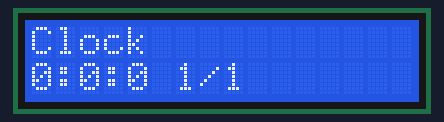
Recording of a sketch running on a simulated Arduino Uno, built with avr-gcc and run on an emulated ATmega328P. Shown: 16×2 character LCD.

Above: at 0.1 s.
At 4.1 s:
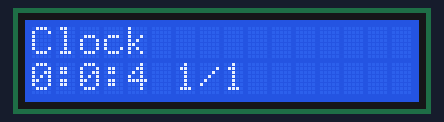
At 9.2 s:
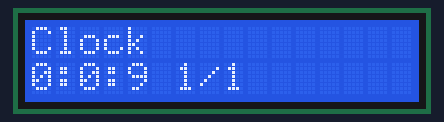
At 19.2 s:
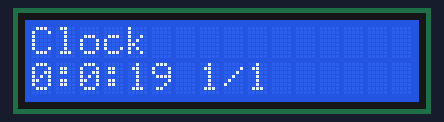
At 28.3 s:
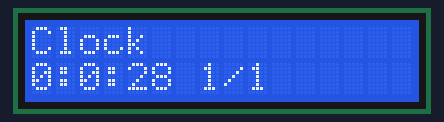
At 38.3 s:
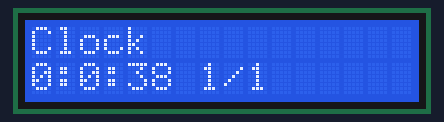

Measured:
- what the display in image 1 shows lasts 1.0 s, from 4.1 s to 5.1 s

The sketch:

Clock.ino
```cpp
// BY TERASTACK


#include <LiquidCrystal.h>

LiquidCrystal lcd(A0,A1,A2,A3,A4,A5);

//TIME VARIABLES
int hour,minute,seconds,day,mon,year;

void setup(){
  lcd.begin(16,2);
  lcd.print("Clock");
  hour = 00;
  minute = 00;
  seconds = 00;
  day = 1;
  mon = 1;
  year = 22;
}

void loop(){
  lcd.clear();
  lcd.setCursor(0,0);
  lcd.print("Clock");
  lcd.setCursor(0,1);
  lcd.print(hour);
  lcd.print(":");
  lcd.print(minute);
  lcd.print(":");
  lcd.print(seconds);
  lcd.print(" ");
  lcd.print(day);
  lcd.print("/");
  lcd.print(mon);
  delay(1000);
  seconds += 1; // Same as seconds = seconds + 1
  if(seconds == 60){ // we use "==" to CHECK or COMPARE
    seconds = 0; // RESET seconds
    minute += 1; // Add 1 to the minute variable
  }
  if(minute == 60){
    minute = 0; // RESET minute
    hour += 1; //Add 1 to the hour var
  }
  if(hour == 24){
    hour = 0;
    day += 1;
  }
  if(day == 29){
    if(mon == 2){
      if(year/4 != 0){ // This is to check if it is not a leap year  "!=" means NOT EQUAL TO
        day = 1;
        mon += 1;
      }
    }
  }
  if(day == 32){
    if((mon==1) or (mon==3) or (mon==5) or (mon==7) or (mon==8) or (mon==10) or (mon==12)) {
      day = 1;
      mon += 1;
    }
  }
  if(day == 31){
    if((mon==4) or (mon==6) or (mon==9) or (mon==11)) {
      day = 1;
      mon += 1;
    }
  }
  if(day == 30){
    if(mon == 2){
      if(year/4 == 0){ // TO CHECK IF IT IS A LEAP YEAR
        day = 1;
        mon += 1;
      }
    }
  }
  if(mon == 13){
    year += 1;
    mon = 1;
  }
}
```
